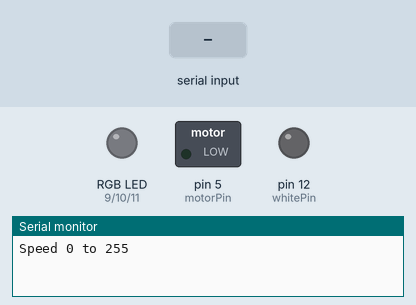
A sketch run on a simulated Arduino Uno, built with avr-gcc and run on an emulated ATmega328P. On the bench: switched loads named in the sketch (green lamp = pin HIGH), an RGB LED mixed from three pins (HIGH = lit), output pins drawn as LEDs (lit = HIGH), the last lines printed to the serial monitor. The test bench sets the inputs (shaded band).

Above: at 1.2 s.
1.3 s: "30,150\n" received over Serial
At 2.5 s:
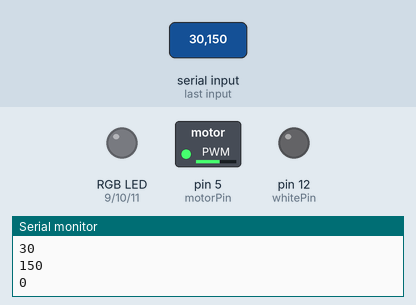
2.8 s: "1\n" received over Serial
At 2.95 s:
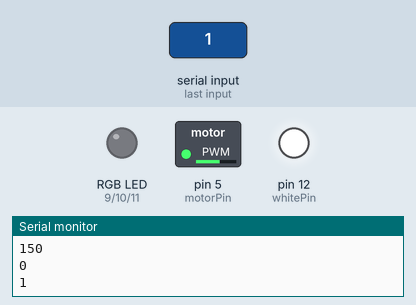
4.6 s: "2\n" received over Serial
At 5.0 s:
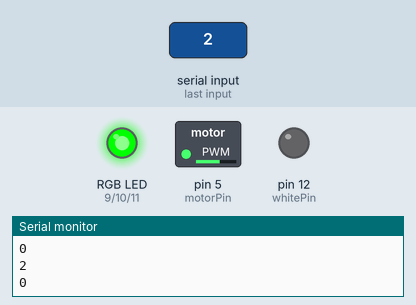
6.1 s: "3\n" received over Serial
At 7.3 s:
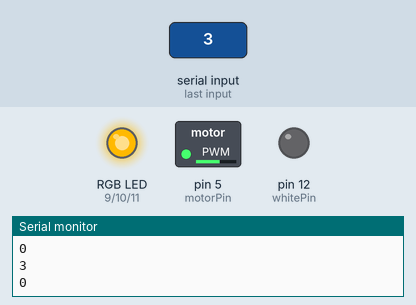
7.6 s: "4\n" received over Serial
At 8.5 s:
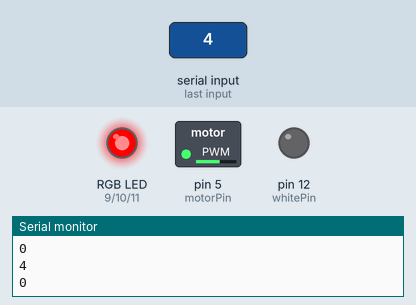
9.1 s: "200\n" received over Serial
At 9.7 s:
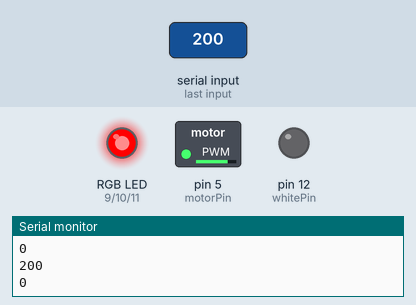
Timing chart, 0 to 11.6 s (numbered marks = the images above; inputs shaded):
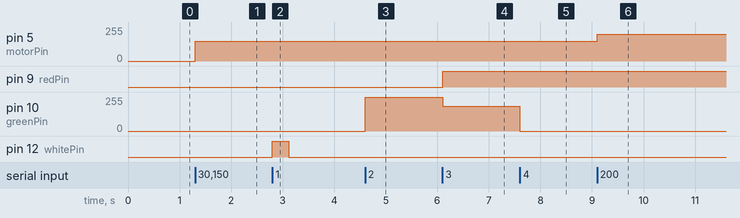

Measured:
- after the input at 1.3 s, pin 5 (motorPin): 0/255 → 150/255 at once
- after the input at 2.8 s, pin 12 (whitePin): LOW → HIGH at once, → LOW 0.31 s later
- after the input at 4.6 s, pin 10 (greenPin): 0/255 → 255/255 at once
- after the input at 6.1 s, pin 9 (redPin): LOW → HIGH at once; pin 10 (greenPin): 255/255 → 185/255 at once
- after the input at 7.6 s, pin 10 (greenPin): 185/255 → 0/255 at once
- after the input at 9.1 s, pin 5 (motorPin): 150/255 → 200/255 at once

The sketch:

ArduinoInteration.ino
```cpp
int motorPin = 5;
int redPin = 9;
int greenPin = 10;
int bluePin = 11;
int whitePin = 12;

void setup()
{
  pinMode(motorPin, OUTPUT);


  pinMode(redPin, OUTPUT);
  pinMode(greenPin, OUTPUT);
  pinMode(bluePin, OUTPUT);
  pinMode(whitePin, OUTPUT);

  Serial.begin(9600);
  while (! Serial);
  Serial.println("Speed 0 to 255");
  TCCR0B = TCCR0B & 0b11111000 | 0x01;
  //TCCR2B = TCCR2B & 0b11111000 | 0x01;
}

void loop()
{
  if (Serial.available())
  {

    int trigger = Serial.parseInt();
    Serial.println(trigger);
    if(trigger == 1)
    {
      lightningStrike();
    }
    else if(trigger == 2)
    {
      setColor(0,255,0);
    }
    else if(trigger == 3)
    {
      setColor(255,185,0);
    }
    else if(trigger == 4)
    {
      setColor(255,0,0);
    }
    else if(trigger == 5)
    {
      setColor(0,0,0);
      setFan(0);
    }
    else if (trigger >= 100 && trigger <= 255)
    {
      setFan(trigger);
    }
  }
  delay(100);
}

void setFan(int volt)
{
  analogWrite(motorPin, volt);
}

void setColor(int red, int green, int blue)
{
  analogWrite(redPin, red);
  analogWrite(greenPin, green);
  analogWrite(bluePin, blue);
}

void lightningStrike()
{
  digitalWrite(whitePin, HIGH);
  delay(20000);
  digitalWrite(whitePin, LOW);
}
```
